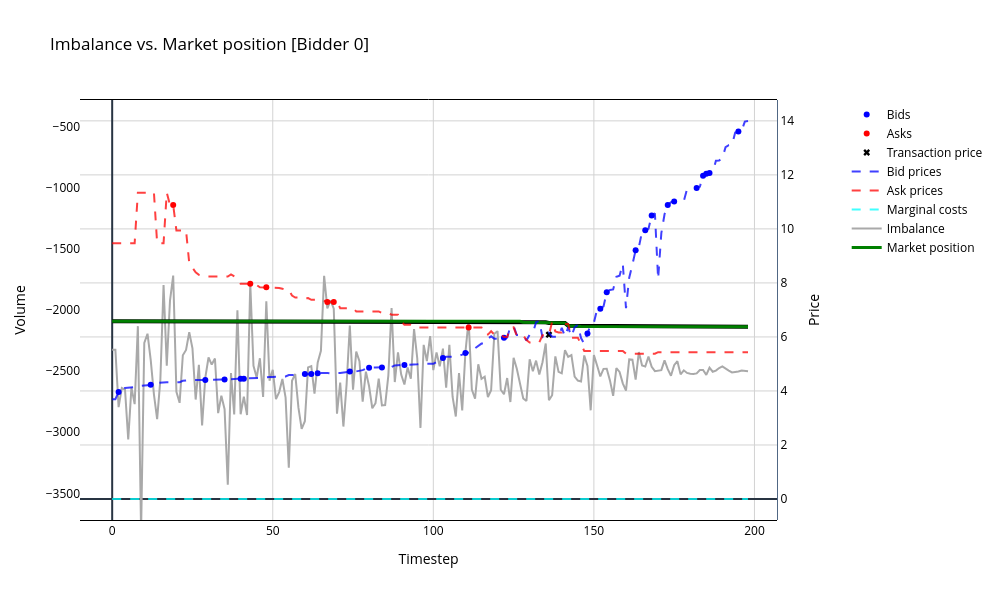
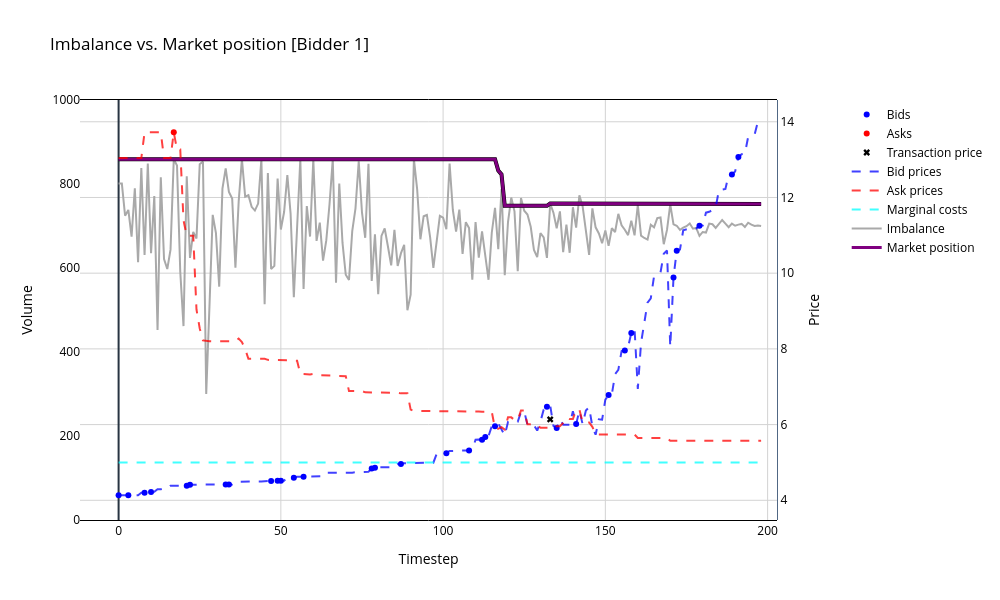
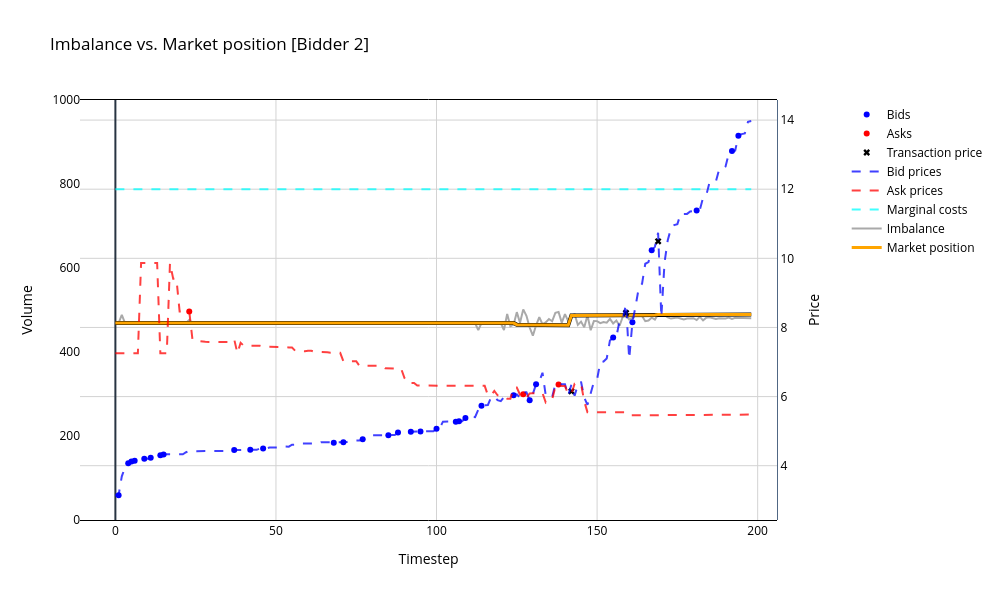
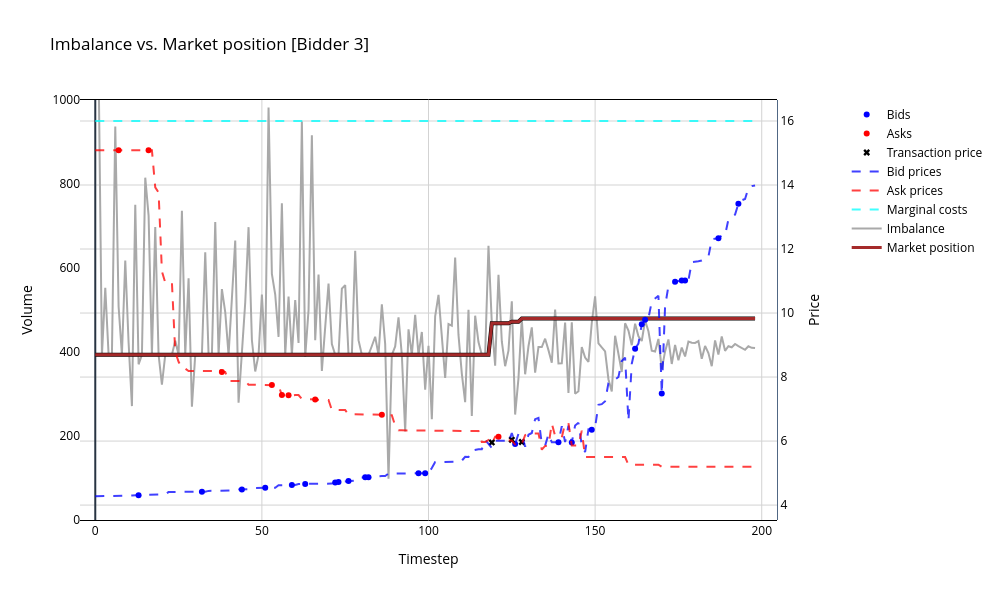

The code cell stored with these charts, in order, in its notebook:
### Code cell
### Imbalance vs Market position

for bidder in range(n):
    fig = go.Figure()

    # Add marker for 'bid price'
    fig.add_trace(go.Scatter(
        x=df_bid_logs.loc[(df_bid_logs['bidder'] == bidder) & (df_bid_logs['match_flag'] == 'bid')].index,
        y=df_bid_logs.loc[(df_bid_logs['bidder'] == bidder) & (df_bid_logs['match_flag'] == 'bid'), 'price'],
        mode='markers',
        name=f'Bids',
        line=dict(width=2, color=bid_color),  # Adjust line width if necessary
        yaxis='y'
    ))

    # Add marker for 'ask price'
    fig.add_trace(go.Scatter(
        x=df_bid_logs.loc[(df_bid_logs['bidder'] == bidder) & (df_bid_logs['match_flag'] == 'ask')].index,
        y=df_bid_logs.loc[(df_bid_logs['bidder'] == bidder) & (df_bid_logs['match_flag'] == 'ask'), 'price'],
        mode='markers',
        name=f'Asks',
        line=dict(width=2, color=ask_color),  # Adjust line width if necessary
        yaxis='y'
    ))

    # Add marker for 'transaction price'
    fig.add_trace(go.Scatter(
        x=df_bid_logs.loc[df_bid_logs['bidder'] == bidder].index,
        y=df_bid_logs.loc[df_bid_logs['bidder'] == bidder, 'transaction_price'],
        mode='markers',
        name=f'Transaction price',
        line=dict(width=2, color=match_color),
        marker=dict(symbol='x'), 
        yaxis='y'
    ))
        
    # Add line for 'Actual prices'
    fig.add_trace(go.Scatter(
        x=df_bid_prices.index,
        y=df_bid_prices[f'bidder_{bidder}'],
        mode='lines',
        name='Bid prices',
        yaxis='y',
        opacity=0.75,
        line=dict(width=2, color=bid_color, dash='dash')  # Adjust line width if necessary
    ))
    
    # Add line for 'Actual prices'
    fig.add_trace(go.Scatter(
        x=df_ask_prices.index,
        y=df_ask_prices[f'bidder_{bidder}'],
        mode='lines',
        name='Ask prices',
        yaxis='y',
        opacity=0.75,
        line=dict(width=2, color=ask_color, dash='dash')  # Adjust line width if necessary
    ))
    
    # Add line for 'Marginal costs'
    fig.add_trace(go.Scatter(
        x=df_bid_logs.index,
        y=[df_bidders['true_costs'][bidder]] * len(df_bid_logs),
        mode='lines',
        name='Marginal costs',
        yaxis='y',
        opacity=0.75,
        line=dict(width=2, color=marginal_cost_color, dash='dash')  # Adjust line width if necessary
    ))
    
    # Add line for 'Imbalance'
    fig.add_trace(go.Scatter(
        x=df_imbalances[f'bidder_{bidder}'].index,
        y=df_imbalances[f'bidder_{bidder}'] + df_market_positions[f'bidder_{bidder}'],
        mode='lines',
        name='Imbalance',
        yaxis='y2',
        line=dict(width=2, color=imbalance_color)  # Adjust line width if necessary
    ))
    
    # Add outline for 'market position'
    fig.add_trace(go.Scatter(
        x=df_market_positions[f'bidder_{bidder}'].index,
        y=df_market_positions[f'bidder_{bidder}'],
        mode='lines',
        name=f'Market position outline',
        showlegend=False,
        line=dict(width=4, color='black'),  # Adjust line width if necessary
        yaxis='y2'
    ))

    # Add line for 'market position'
    fig.add_trace(go.Scatter(
        x=df_market_positions[f'bidder_{bidder}'].index,
        y=df_market_positions[f'bidder_{bidder}'],
        mode='lines',
        name=f'Market position',
        line=dict(width=3, color=bidder_colors[bidder]),  # Adjust line width if necessary
        yaxis='y2'
    ))
    
    demand_mean = -2000
    max_imbalance = df_imbalances[f'bidder_{bidder}'].abs().max()
    
    range_y = [0, max_price]
    range_y2 = [0, 1000] if bidder != 0 else [demand_mean - max_imbalance, demand_mean + max_imbalance]
    
    # Update layout
    fig.update_layout(
        title=f'Imbalance vs. Market position [Bidder {bidder}]',
        barmode='stack',
        width=width,
        height=height,
        plot_bgcolor=background,
        paper_bgcolor=paper_bgcolor,
        font_color=font_color,           
        
        yaxis=dict(
            title='Price', 
            side='right',
            mirror=True,
            overlaying='y2',
            position=1,
            showline=True,
            gridcolor=grid_color,
        ),
        yaxis2=dict(
            title='Volume',
            side='left',
            position=0,
            range=range_y2,
            ticks='',
            showline=False,
            showgrid=False,
            linecolor=axis_color,
            ),
        legend=dict(
            x=1.1
        ),
        xaxis=dict(
            title='Timestep',
            side='bottom',
            mirror=True,
            showline=True,
            linecolor=axis_color,
            gridcolor=grid_color,
        ),
        #shapes=frame,
    )
    
    # Show the plot
    fig.show()

### Figure 1 — Plotly figure (JSON) as saved in the notebook; plotly's stock layout.template omitted (floating-point values rounded to 4 significant figures; data arrays with more than 128 entries replaced by an {"elided": "..."} marker saying what was removed)
{"data": [{"line": {"color": "blue", "width": 2}, "mode": "markers", "name": "Bids", "x": [2, 12, 29, 35, 40, 41, 60, 62, 64, 74, 80, 84, 91, 103, 110, 122, 148, 152, 154, 163, 166, 168, 173, 175, 182, 184, 185, 186, 195], "y": [3.966, 4.233, 4.403, 4.422, 4.454, 4.455, 4.63, 4.632, 4.659, 4.722, 4.859, 4.871, 4.962, 5.224, 5.406, 5.971, 6.124, 7.044, 7.652, 9.214, 9.949, 10.49, 10.89, 11.01, 11.52, 11.97, 12.05, 12.07, 13.61], "yaxis": "y", "type": "scatter"}, {"line": {"color": "red", "width": 2}, "mode": "markers", "name": "Asks", "x": [19, 43, 48, 67, 69, 111], "y": [10.89, 7.969, 7.838, 7.295, 7.293, 6.349], "yaxis": "y", "type": "scatter"}, {"line": {"color": "black", "width": 2}, "marker": {"symbol": "x"}, "mode": "markers", "name": "Transaction price", "x": [2, 12, 19, 29, 35, 40, 41, 43, 48, 60, 62, 64, 67, 69, 74, 80, 84, 91, 103, 110, 111, 122, 136, 148, 152, 154, 163, 166, 168, 173, 175, 182, 184, 185, 186, 195], "y": [null, null, null, null, null, null, null, null, null, null, null, null, null, null, null, null, null, null, null, null, null, null, 6.083, null, null, null, null, null, null, null, null, null, null, null, null, null], "yaxis": "y", "type": "scatter"}, {"line": {"color": "blue", "dash": "dash", "width": 2}, "mode": "lines", "name": "Bid prices", "opacity": 0.75, "x": {"elided": "199 int values"}, "y": {"elided": "199 float values"}, "yaxis": "y", "type": "scatter"}, {"line": {"color": "red", "dash": "dash", "width": 2}, "mode": "lines", "name": "Ask prices", "opacity": 0.75, "x": {"elided": "199 int values"}, "y": {"elided": "199 float values"}, "yaxis": "y", "type": "scatter"}, {"line": {"color": "cyan", "dash": "dash", "width": 2}, "mode": "lines", "name": "Marginal costs", "opacity": 0.75, "x": {"elided": "199 int values"}, "y": {"elided": "199 float values"}, "yaxis": "y", "type": "scatter"}, {"line": {"color": "darkgrey", "width": 2}, "mode": "lines", "name": "Imbalance", "x": {"elided": "199 int values"}, "y": {"elided": "199 float values"}, "yaxis": "y2", "type": "scatter"}, {"line": {"color": "black", "width": 4}, "mode": "lines", "name": "Market position outline", "showlegend": false, "x": {"elided": "199 int values"}, "y": {"elided": "199 float values"}, "yaxis": "y2", "type": "scatter"}, {"line": {"color": "green", "width": 3}, "mode": "lines", "name": "Market position", "x": {"elided": "199 int values"}, "y": {"elided": "199 float values"}, "yaxis": "y2", "type": "scatter"}], "layout": {"font": {"color": "black"}, "yaxis": {"title": {"text": "Price"}, "side": "right", "mirror": true, "overlaying": "y2", "position": 1, "showline": true, "gridcolor": "lightgrey"}, "yaxis2": {"title": {"text": "Volume"}, "side": "left", "position": 0, "range": [-3717.0, -282.8], "ticks": "", "showline": false, "showgrid": false, "linecolor": "black"}, "legend": {"x": 1.1}, "xaxis": {"title": {"text": "Timestep"}, "side": "bottom", "mirror": true, "showline": true, "linecolor": "black", "gridcolor": "lightgrey"}, "title": {"text": "Imbalance vs. Market position [Bidder 0]"}, "barmode": "stack", "width": 1000, "height": 600, "plot_bgcolor": "white", "paper_bgcolor": "white"}}

### Figure 2 — Plotly figure (JSON) as saved in the notebook; plotly's stock layout.template omitted (floating-point values rounded to 4 significant figures; data arrays with more than 128 entries replaced by an {"elided": "..."} marker saying what was removed)
{"data": [{"line": {"color": "blue", "width": 2}, "mode": "markers", "name": "Bids", "x": [0, 3, 8, 10, 21, 22, 33, 34, 47, 49, 50, 54, 57, 78, 79, 87, 101, 108, 112, 113, 116, 132, 135, 141, 151, 156, 158, 171, 172, 179, 189, 191], "y": [4.133, 4.133, 4.2, 4.22, 4.387, 4.408, 4.417, 4.418, 4.512, 4.517, 4.518, 4.596, 4.621, 4.838, 4.862, 4.956, 5.245, 5.318, 5.601, 5.673, 5.956, 6.472, 5.91, 6.012, 6.778, 7.96, 8.418, 9.885, 10.59, 11.25, 12.61, 13.07], "yaxis": "y", "type": "scatter"}, {"line": {"color": "red", "width": 2}, "mode": "markers", "name": "Asks", "x": [17], "y": [13.72], "yaxis": "y", "type": "scatter"}, {"line": {"color": "black", "width": 2}, "marker": {"symbol": "x"}, "mode": "markers", "name": "Transaction price", "x": [0, 3, 8, 10, 17, 21, 22, 33, 34, 47, 49, 50, 54, 57, 78, 79, 87, 101, 108, 112, 113, 116, 132, 133, 135, 141, 151, 156, 158, 171, 172, 179, 189, 191], "y": [null, null, null, null, null, null, null, null, null, null, null, null, null, null, null, null, null, null, null, null, null, null, null, 6.137, null, null, null, null, null, null, null, null, null, null], "yaxis": "y", "type": "scatter"}, {"line": {"color": "blue", "dash": "dash", "width": 2}, "mode": "lines", "name": "Bid prices", "opacity": 0.75, "x": {"elided": "199 int values"}, "y": {"elided": "199 float values"}, "yaxis": "y", "type": "scatter"}, {"line": {"color": "red", "dash": "dash", "width": 2}, "mode": "lines", "name": "Ask prices", "opacity": 0.75, "x": {"elided": "199 int values"}, "y": {"elided": "199 float values"}, "yaxis": "y", "type": "scatter"}, {"line": {"color": "cyan", "dash": "dash", "width": 2}, "mode": "lines", "name": "Marginal costs", "opacity": 0.75, "x": {"elided": "199 int values"}, "y": {"elided": "199 float values"}, "yaxis": "y", "type": "scatter"}, {"line": {"color": "darkgrey", "width": 2}, "mode": "lines", "name": "Imbalance", "x": {"elided": "199 int values"}, "y": {"elided": "199 float values"}, "yaxis": "y2", "type": "scatter"}, {"line": {"color": "black", "width": 4}, "mode": "lines", "name": "Market position outline", "showlegend": false, "x": {"elided": "199 int values"}, "y": {"elided": "199 float values"}, "yaxis": "y2", "type": "scatter"}, {"line": {"color": "purple", "width": 3}, "mode": "lines", "name": "Market position", "x": {"elided": "199 int values"}, "y": {"elided": "199 float values"}, "yaxis": "y2", "type": "scatter"}], "layout": {"font": {"color": "black"}, "yaxis": {"title": {"text": "Price"}, "side": "right", "mirror": true, "overlaying": "y2", "position": 1, "showline": true, "gridcolor": "lightgrey"}, "yaxis2": {"title": {"text": "Volume"}, "side": "left", "position": 0, "range": [0, 1000], "ticks": "", "showline": false, "showgrid": false, "linecolor": "black"}, "legend": {"x": 1.1}, "xaxis": {"title": {"text": "Timestep"}, "side": "bottom", "mirror": true, "showline": true, "linecolor": "black", "gridcolor": "lightgrey"}, "title": {"text": "Imbalance vs. Market position [Bidder 1]"}, "barmode": "stack", "width": 1000, "height": 600, "plot_bgcolor": "white", "paper_bgcolor": "white"}}

### Figure 3 — Plotly figure (JSON) as saved in the notebook; plotly's stock layout.template omitted (floating-point values rounded to 4 significant figures; data arrays with more than 128 entries replaced by an {"elided": "..."} marker saying what was removed)
{"data": [{"line": {"color": "blue", "width": 2}, "mode": "markers", "name": "Bids", "x": [1, 4, 5, 6, 9, 11, 14, 15, 37, 42, 46, 68, 71, 77, 85, 88, 92, 95, 100, 106, 107, 109, 114, 124, 129, 131, 155, 161, 167, 181, 192, 194], "y": [3.145, 4.068, 4.12, 4.143, 4.202, 4.231, 4.304, 4.323, 4.451, 4.458, 4.496, 4.664, 4.679, 4.768, 4.882, 4.96, 4.985, 4.993, 5.066, 5.275, 5.285, 5.383, 5.736, 6.041, 5.893, 6.358, 7.709, 8.148, 10.24, 11.38, 13.1, 13.55], "yaxis": "y", "type": "scatter"}, {"line": {"color": "red", "width": 2}, "mode": "markers", "name": "Asks", "x": [23, 127, 138], "y": [8.464, 6.07, 6.346], "yaxis": "y", "type": "scatter"}, {"line": {"color": "black", "width": 2}, "marker": {"symbol": "x"}, "mode": "markers", "name": "Transaction price", "x": [1, 4, 5, 6, 9, 11, 14, 15, 23, 37, 42, 46, 68, 71, 77, 85, 88, 92, 95, 100, 106, 107, 109, 114, 124, 127, 129, 131, 138, 142, 155, 159, 161, 167, 169, 181, 192, 194], "y": [null, null, null, null, null, null, null, null, null, null, null, null, null, null, null, null, null, null, null, null, null, null, null, null, null, null, null, null, null, 6.151, null, 8.418, null, null, 10.49, null, null, null], "yaxis": "y", "type": "scatter"}, {"line": {"color": "blue", "dash": "dash", "width": 2}, "mode": "lines", "name": "Bid prices", "opacity": 0.75, "x": {"elided": "199 int values"}, "y": {"elided": "199 float values"}, "yaxis": "y", "type": "scatter"}, {"line": {"color": "red", "dash": "dash", "width": 2}, "mode": "lines", "name": "Ask prices", "opacity": 0.75, "x": {"elided": "199 int values"}, "y": {"elided": "199 float values"}, "yaxis": "y", "type": "scatter"}, {"line": {"color": "cyan", "dash": "dash", "width": 2}, "mode": "lines", "name": "Marginal costs", "opacity": 0.75, "x": {"elided": "199 int values"}, "y": {"elided": "199 float values"}, "yaxis": "y", "type": "scatter"}, {"line": {"color": "darkgrey", "width": 2}, "mode": "lines", "name": "Imbalance", "x": {"elided": "199 int values"}, "y": {"elided": "199 float values"}, "yaxis": "y2", "type": "scatter"}, {"line": {"color": "black", "width": 4}, "mode": "lines", "name": "Market position outline", "showlegend": false, "x": {"elided": "199 int values"}, "y": {"elided": "199 float values"}, "yaxis": "y2", "type": "scatter"}, {"line": {"color": "orange", "width": 3}, "mode": "lines", "name": "Market position", "x": {"elided": "199 int values"}, "y": {"elided": "199 float values"}, "yaxis": "y2", "type": "scatter"}], "layout": {"font": {"color": "black"}, "yaxis": {"title": {"text": "Price"}, "side": "right", "mirror": true, "overlaying": "y2", "position": 1, "showline": true, "gridcolor": "lightgrey"}, "yaxis2": {"title": {"text": "Volume"}, "side": "left", "position": 0, "range": [0, 1000], "ticks": "", "showline": false, "showgrid": false, "linecolor": "black"}, "legend": {"x": 1.1}, "xaxis": {"title": {"text": "Timestep"}, "side": "bottom", "mirror": true, "showline": true, "linecolor": "black", "gridcolor": "lightgrey"}, "title": {"text": "Imbalance vs. Market position [Bidder 2]"}, "barmode": "stack", "width": 1000, "height": 600, "plot_bgcolor": "white", "paper_bgcolor": "white"}}

### Figure 4 — Plotly figure (JSON) as saved in the notebook; plotly's stock layout.template omitted (floating-point values rounded to 4 significant figures; data arrays with more than 128 entries replaced by an {"elided": "..."} marker saying what was removed)
{"data": [{"line": {"color": "blue", "width": 2}, "mode": "markers", "name": "Bids", "x": [13, 32, 44, 51, 59, 63, 72, 73, 76, 81, 82, 97, 99, 126, 139, 143, 149, 162, 164, 165, 170, 174, 176, 177, 187, 193], "y": [4.307, 4.413, 4.485, 4.54, 4.626, 4.66, 4.708, 4.717, 4.753, 4.868, 4.87, 4.997, 4.998, 5.911, 5.963, 5.957, 6.357, 8.887, 9.646, 9.79, 7.482, 10.98, 11.02, 11.02, 12.33, 13.42], "yaxis": "y", "type": "scatter"}, {"line": {"color": "red", "width": 2}, "mode": "markers", "name": "Asks", "x": [7, 16, 38, 53, 56, 58, 66, 86, 121], "y": [15.08, 15.08, 8.162, 7.752, 7.439, 7.428, 7.302, 6.825, 6.136], "yaxis": "y", "type": "scatter"}, {"line": {"color": "black", "width": 2}, "marker": {"symbol": "x"}, "mode": "markers", "name": "Transaction price", "x": [7, 13, 16, 32, 38, 44, 51, 53, 56, 58, 59, 63, 66, 72, 73, 76, 81, 82, 86, 97, 99, 119, 121, 125, 126, 128, 139, 143, 149, 162, 164, 165, 170, 174, 176, 177, 187, 193], "y": [null, null, null, null, null, null, null, null, null, null, null, null, null, null, null, null, null, null, null, null, null, 5.956, null, 6.041, null, 5.971, null, null, null, null, null, null, null, null, null, null, null, null], "yaxis": "y", "type": "scatter"}, {"line": {"color": "blue", "dash": "dash", "width": 2}, "mode": "lines", "name": "Bid prices", "opacity": 0.75, "x": {"elided": "199 int values"}, "y": {"elided": "199 float values"}, "yaxis": "y", "type": "scatter"}, {"line": {"color": "red", "dash": "dash", "width": 2}, "mode": "lines", "name": "Ask prices", "opacity": 0.75, "x": {"elided": "199 int values"}, "y": {"elided": "199 float values"}, "yaxis": "y", "type": "scatter"}, {"line": {"color": "cyan", "dash": "dash", "width": 2}, "mode": "lines", "name": "Marginal costs", "opacity": 0.75, "x": {"elided": "199 int values"}, "y": {"elided": "199 float values"}, "yaxis": "y", "type": "scatter"}, {"line": {"color": "darkgrey", "width": 2}, "mode": "lines", "name": "Imbalance", "x": {"elided": "199 int values"}, "y": {"elided": "199 float values"}, "yaxis": "y2", "type": "scatter"}, {"line": {"color": "black", "width": 4}, "mode": "lines", "name": "Market position outline", "showlegend": false, "x": {"elided": "199 int values"}, "y": {"elided": "199 float values"}, "yaxis": "y2", "type": "scatter"}, {"line": {"color": "brown", "width": 3}, "mode": "lines", "name": "Market position", "x": {"elided": "199 int values"}, "y": {"elided": "199 float values"}, "yaxis": "y2", "type": "scatter"}], "layout": {"font": {"color": "black"}, "yaxis": {"title": {"text": "Price"}, "side": "right", "mirror": true, "overlaying": "y2", "position": 1, "showline": true, "gridcolor": "lightgrey"}, "yaxis2": {"title": {"text": "Volume"}, "side": "left", "position": 0, "range": [0, 1000], "ticks": "", "showline": false, "showgrid": false, "linecolor": "black"}, "legend": {"x": 1.1}, "xaxis": {"title": {"text": "Timestep"}, "side": "bottom", "mirror": true, "showline": true, "linecolor": "black", "gridcolor": "lightgrey"}, "title": {"text": "Imbalance vs. Market position [Bidder 3]"}, "barmode": "stack", "width": 1000, "height": 600, "plot_bgcolor": "white", "paper_bgcolor": "white"}}
